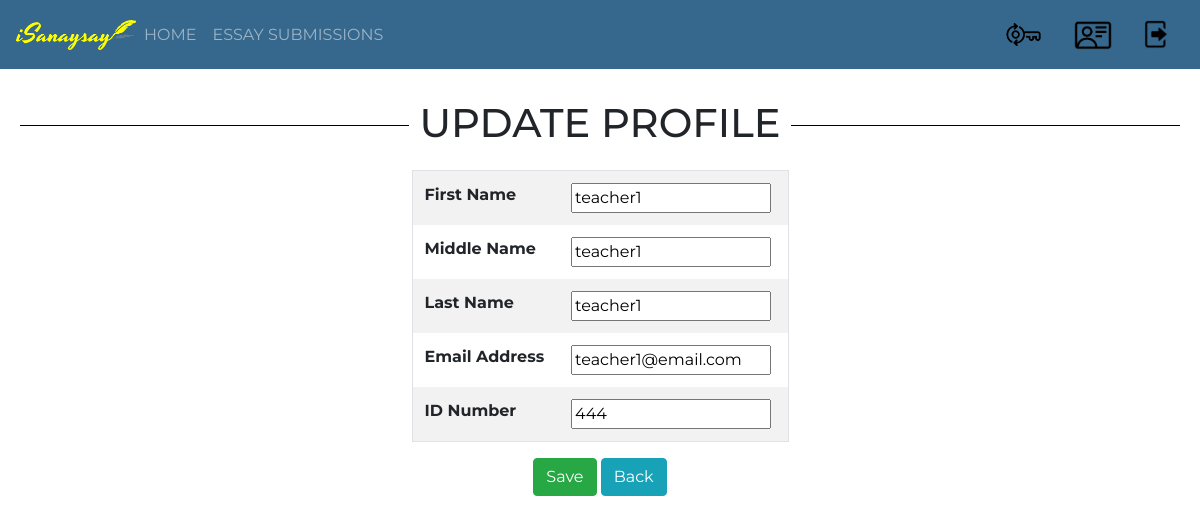
Screenshot of /isanaysay/update_profile/6 (signed in) with the database file from the repository.
### users/models.py (models this page shows)
class CustomUser(AbstractUser):
    pass
    isStudent_Choices = (
        ('S', 'Student'),
        ('T', 'Teacher'),
    )
    first_name = models.CharField(verbose_name="First Name", max_length=100, default="")
    middle_name = models.CharField(verbose_name="Middle Name", max_length=100, default="")
    last_name = models.CharField(verbose_name="Last Name", max_length=100, default="")
    email_address = models.CharField(verbose_name="Email Address", max_length=100, default="some@email.com")
    id_number = models.CharField(verbose_name="ID Number", max_length=50, default="")
    isStudent = models.CharField(max_length=1,choices=isStudent_Choices, default='S', verbose_name="Student or Teacher")
    def __str__(self):
        return self.first_name + " " + self.middle_name + " " + self.last_name

### users/views.py (the view)
# urls.py: url(r'^update_profile/(?P<user_id>\d+)$', update_profile, name='update-profile'),
def update_profile(request, user_id):
    if request.user.is_authenticated:
        template = "update_profile.html"
        user = CustomUser.objects.get(id=int(user_id))
        print(user)
        if request.method == "POST":
            form = CustomUserChangeForm(request.POST, instance=user)
            print(form.is_valid())
            if form.is_valid():
                form.save()
                context = {
                    'update_profile_form': CustomUserChangeForm(instance=user),
                }
        else:
            context = {
                'update_profile_form': CustomUserChangeForm(instance=user),
            }
        return render(request, template, context)
    else:
        return HttpResponseRedirect(reverse_lazy('index'))

### users/forms.py
class CustomUserChangeForm(UserChangeForm):
    class Meta:
        model = CustomUser
        fields = ('email', 'first_name', 'middle_name', 'last_name', 'id_number')

### templates/update_profile.html (shortened to what this page needs)
{% extends 'base.html' %}
{% block content %}
	<div id="parent"><div id="child"><br/><br/><br/>
		<h1><span>UPDATE PROFILE</span></h1><br/>
		<form role="form" action="" method="POST">
			<table class="table table-bordered table-striped" style="max-width: 377px; margin-left: auto; margin-right: auto;">
				<tbody>
					<tr>
						<th style="text-align:left;">First Name</th>
						<th style="text-align:left;">{{ update_profile_form.first_name }}</th>
					</tr>
					<tr>
						<th style="text-align:left;">Middle Name</th>
						<th style="text-align:left;">{{ update_profile_form.middle_name }}</th>
					</tr>
					<tr>
						<th style="text-align:left;">Last Name</th>
						<th style="text-align:left;">{{ update_profile_form.last_name }}</th>
					</tr>
					<tr>
						<th style="text-align:left;">Email Address</th>
						<th style="text-align:left;">{{ update_profile_form.email }}</th>
					</tr>
					<tr>
						<th style="text-align:left;">ID Number</th>
						<th style="text-align:left;">{{ update_profile_form.id_number }}</th>
					</tr>
				</tbody>
			</table>
			<button type="submit" class="btn btn-success">Save</button>
			<a href="{% url 'home' %}" class="btn btn-info">Back</a>
		</form>
	</div></div>
{% endblock %}

### templates/base.html (style rules this page uses)
h1 { width: 100%; text-align: center; border-bottom: 1px solid #000; line-height: 0.1em; margin: 10px 0 20px; }
h1 span { background:#fff; padding:0 10px; }
body { font-family: 'Montserrat'; }
.table-bordered td, .table-bordered th { border:0; }
#parent { display: table; width: 100%; }
#child { display: table-cell; text-align: center; vertical-align: middle; padding-left:20px; padding-right:20px; }

### rows the page displays
CustomUser: first_name "teacher1", middle_name "teacher1", last_name "teacher1", email "teacher1@email.com", id_number "444"
